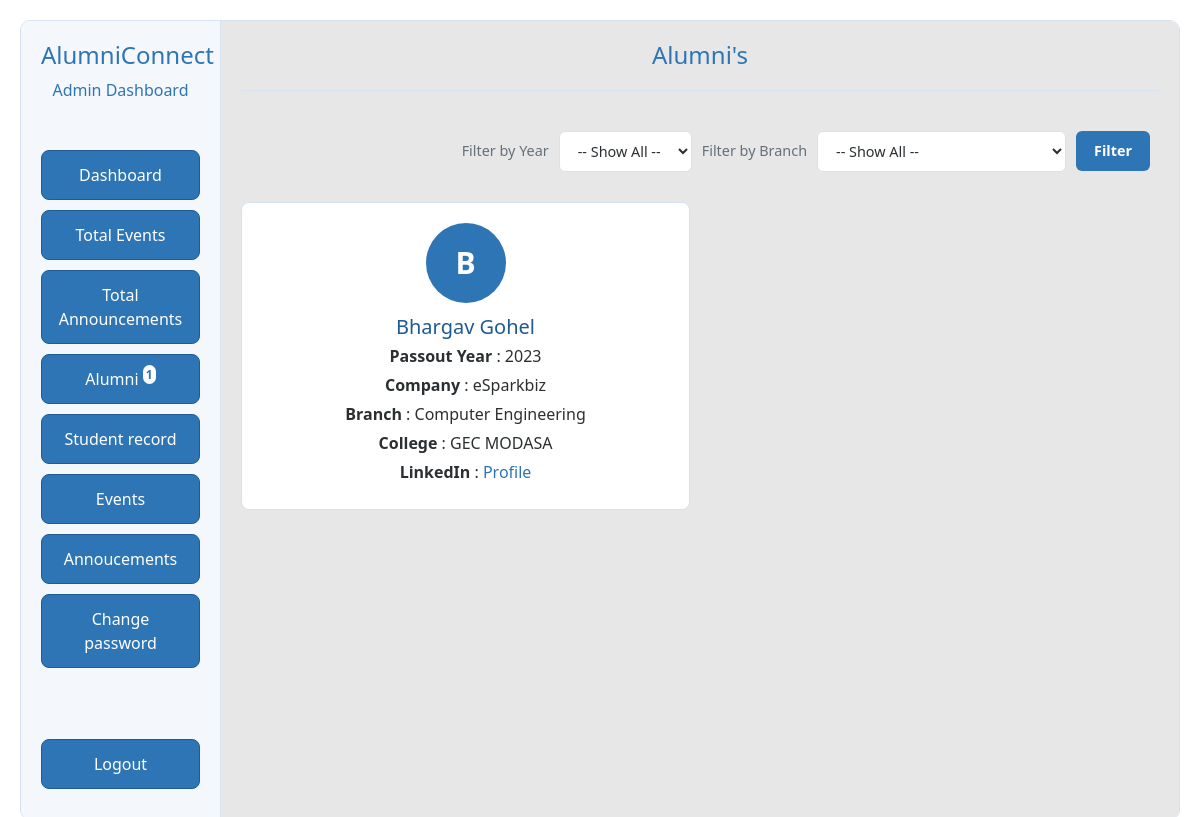
/admin/alumni_show.php (signed in), run on an earlier commit of the app's database.
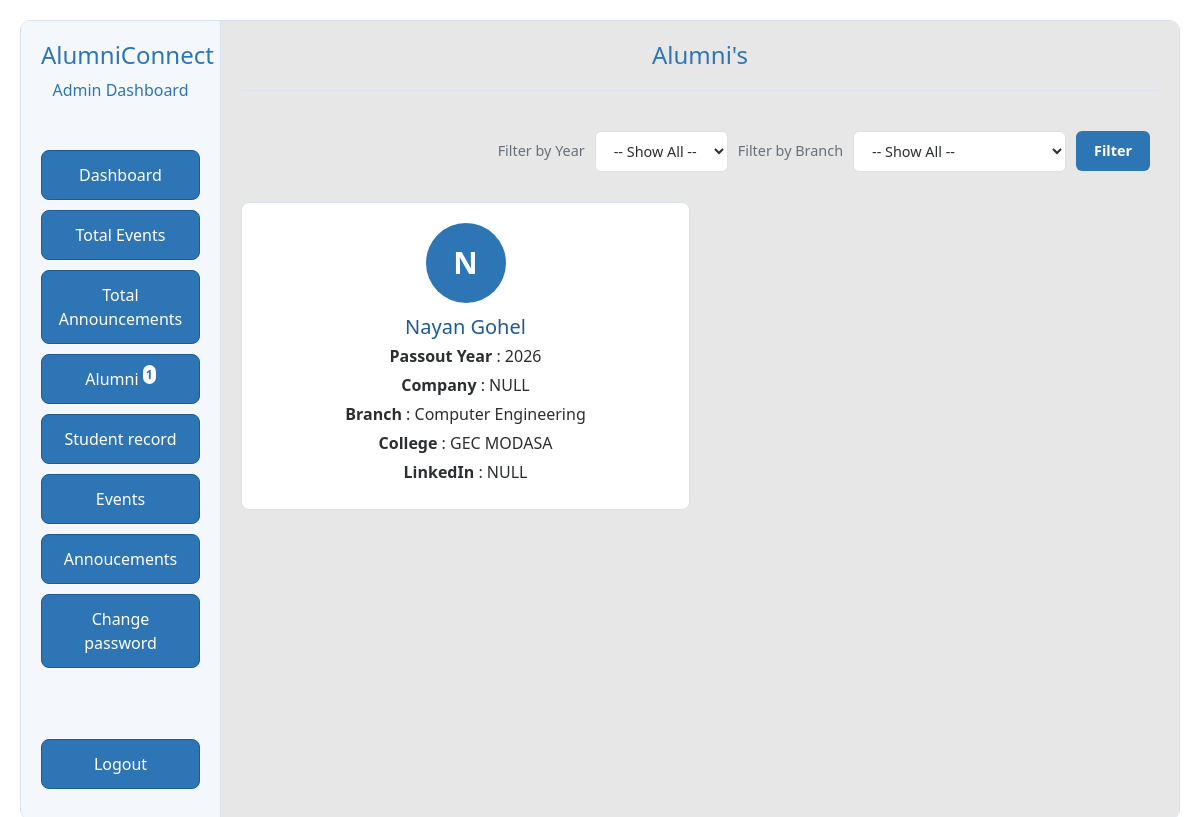
And on a later commit of the database.
### tables this page shows
CREATE TABLE `alumni_profile` (
  `p_id` int(11) NOT NULL,
  `alumni_id` int(11) DEFAULT NULL,
  `alumni_phone_no` varchar(255) DEFAULT NULL,
  `alumni_address` varchar(255) DEFAULT NULL,
  `alumni_batch` varchar(255) DEFAULT NULL,
  `alumni_company` varchar(255) DEFAULT NULL,
  `alumni_designation` varchar(255) DEFAULT NULL,
  `alumni_city` varchar(255) DEFAULT NULL,
  `alumni_linkedin_link` varchar(255) DEFAULT NULL,
  `alumni_github_link` varchar(255) DEFAULT NULL,
  `created_at` timestamp NOT NULL DEFAULT current_timestamp(),
  `updated_at` timestamp NOT NULL DEFAULT current_timestamp() ON UPDATE current_timestamp()
);

CREATE TABLE `alumni_student_master` (
  `alumni_id` int(11) NOT NULL,
  `alumni_name` varchar(255) NOT NULL,
  `email` varchar(255) NOT NULL,
  `passout_year` int(11) NOT NULL,
  `enrollment_no` varchar(30) NOT NULL,
  `branch` varchar(255) NOT NULL,
  `password_hash` varchar(255) DEFAULT NULL,
  `is_registered` tinyint(1) DEFAULT 0,
  `created_at` timestamp NOT NULL DEFAULT current_timestamp(),
  `updated_at` timestamp NOT NULL DEFAULT current_timestamp() ON UPDATE current_timestamp()
);

### admin/alumni_show.php (the view, shortened to what this page needs)
<?php
include '../utills/db_conn.php';
$fetch_alumni_data = "SELECT am.*, ap.* FROM alumni_student_master AS am
                      JOIN alumni_profile AS ap ON ap.alumni_id = am.alumni_id
                      WHERE am.is_registered = 1
                      ";
$data_res = isset($conn) ? $conn->query($fetch_alumni_data) : null;
$selected_year = $_GET["fyear"] ?? 'all';
$branch = $_GET["branch"] ?? 'all';
if ($selected_year !== 'all' && !empty($selected_year) && $branch !== 'all' && !empty($branch)) {
    $find_query = "SELECT am.*, ap.* FROM alumni_student_master AS am
                    LEFT JOIN alumni_profile AS ap ON ap.alumni_id = am.alumni_id
                    WHERE am.is_registered = 1 AND passout_year = ? AND TRIM(branch) = ?
                    ORDER BY am.updated_at DESC";
    $find_stmt = $conn->prepare($find_query);
    $find_stmt->bind_param("is", $selected_year, $branch);
    $find_stmt->execute();
    $data_res = $find_stmt->get_result();
} else {
    $find_query = "SELECT am.*, ap.* FROM alumni_student_master AS am
                    LEFT JOIN alumni_profile AS ap ON ap.alumni_id = am.alumni_id
                    WHERE am.is_registered = 1
                    ORDER BY am.updated_at DESC
                    ";
    $data_res = $conn->query($find_query);
}
?>
<!DOCTYPE html>
<html lang="en">
<head>
</head>
<body>
    <div class="admin-wrapper">
        <?php include "./sidebar.php" ?>
        <div class="admin-main">
            <h1 class="admin-title">Alumni's</h1>
            <div class="filter-bar">
                <form method="GET" action="" style="display: flex; gap: 10px; align-items: center;">
                    <label for="fyear">Filter by Year</label>
                    <select id="fyear" name="fyear">
                        <option value="all" <?= $selected_year === 'all' ? 'selected' : '' ?>>-- Show All --</option>
                    </select>
                    <label for="branch">Filter by Branch</label>
                    <select id="branch" name="branch">
                        <option value="all" <?= $branch === 'all' ? 'selected' : '' ?>>-- Show All --</option>
                    </select>
                    <button type="submit">Filter</button>
                </form>
            </div>
            <div class="alumni-cards">
                <?php
                if (isset($data_res) && $data_res->num_rows > 0):
                    while ($row = $data_res->fetch_assoc()):
                ?>
                        <div class="alumni-card">
                            <div class="avatar"><?= strtoupper(substr($row['alumni_name'] ?? 'A', 0, 1)) ?></div>
                            <h2><?= htmlspecialchars($row['alumni_name'] ?? "NULL") ?></h2>
                            <p><b>Passout Year </b>: <?= htmlspecialchars($row['passout_year'] ?? "NULL") ?></p>
                            <p><b>Company </b>: <?= htmlspecialchars($row['alumni_company'] ?? "NULL") ?></p>
                            <p><b>Branch </b>: <?= htmlspecialchars($row['branch'] ?? "NULL") ?></p>
                            <p><b>College </b>: <?= htmlspecialchars($row['alumni_college'] ?? "GEC MODASA") ?></p>
                            <p><b>LinkedIn </b>:
                            <?php if (!empty($row['alumni_linkedin_link'])): ?>
                                <a href="<?= htmlspecialchars($row['alumni_linkedin_link']) ?>" target="_blank">Profile</a>
                            <?php else: ?>
                                NULL
                            <?php endif; ?>
                            </p>
                        </div>
                    <?php endwhile; ?>
                <?php else: ?>
                    <div class="empty-state">No Alumni found.</div>
                <?php endif; ?>
            </div>
        </div>
    </div>
</body>
</html>

What changed in the data, as far as the page shows it:
removed alumni_profile: alumni.alumni_name "B", alumni.alumni_name "Bhargav Gohel", alumni.passout_year "2023", alumni_company "eSparkbiz", alumni.branch "Computer Engineering", alumni_college "GEC MODASA"
added alumni_student_master: alumni_name "N", alumni_name "Nayan Gohel", passout_year "2026", alumni_company "NULL", branch "Computer Engineering", alumni_college "GEC MODASA"
